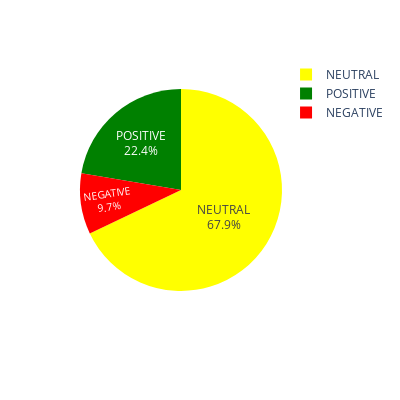

This figure's notebook cell:
### Code cell
viz(sents,sents[:10]) # pass a slice, don't print the entire df

### Figure 1 — Plotly figure (JSON) as saved in the notebook; plotly's stock layout.template omitted (floating-point values rounded to 4 significant figures; data arrays with more than 128 entries replaced by an {"elided": "..."} marker saying what was removed)
{"data": [{"customdata": {"elided": "237x1 str values"}, "domain": {"x": [0, 1], "y": [0, 1]}, "hovertemplate": "label=%{customdata[0]}<extra></extra>", "labels": {"elided": "237 str values"}, "legendgroup": "", "marker": {"colors": {"elided": "237 str values"}}, "name": "", "showlegend": true, "textinfo": "percent+label", "textposition": "inside", "type": "pie"}], "layout": {"height": 400, "legend": {"tracegroupgap": 0}, "margin": {"t": 60}, "width": 400}}
